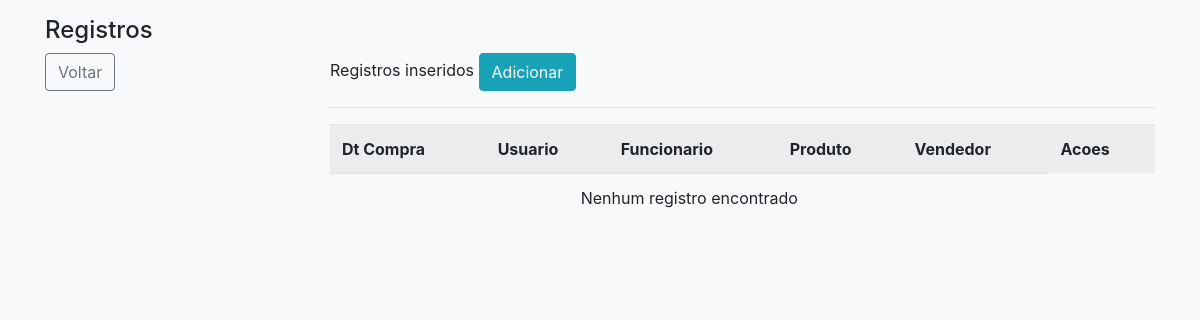
/registros/venda/ (signed in), run on an earlier commit of the app's database.
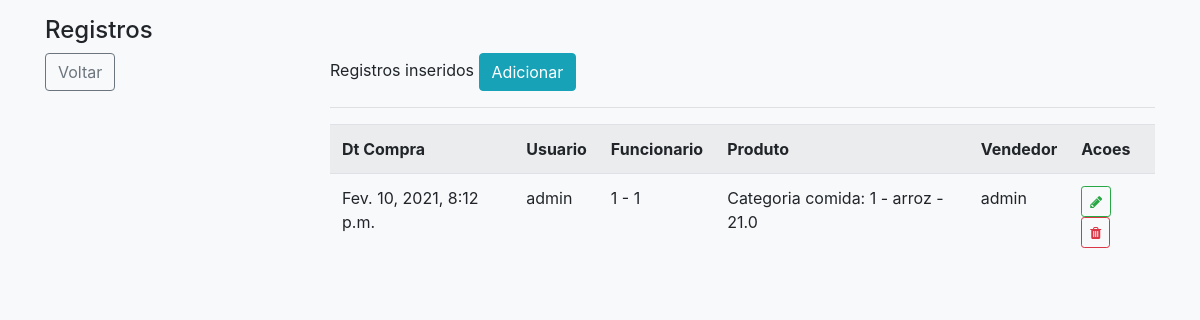
And on a later commit of the database.
### cadastros/models.py (models this page shows, shortened)
class Venda(models.Model):
    cod_venda = models.AutoField(primary_key=True)
    dt_hr_compra = models.DateTimeField()
    usuario = models.ForeignKey(Usuario, on_delete=models.PROTECT)
    funcionario = models.ForeignKey(Funcionario, on_delete=models.PROTECT)
    produto = models.ForeignKey(Produto, on_delete=models.PROTECT)
    usuario = models.ForeignKey(User, on_delete=models.PROTECT)

class Funcionario(models.Model):
    cod_funcionario = models.AutoField(primary_key=True)
    nome = models.CharField(max_length=50, verbose_name='Nome do Usuario')
    cpf = models.CharField(max_length=11, verbose_name='CPF do Usuario')
    dt_nascimento = models.CharField(max_length=11, verbose_name='Data de nascimento')
    email = models.CharField(max_length=50, verbose_name='Email do Usuario')
    senha = models.CharField(max_length=150, verbose_name='Senha')
    salario = models.FloatField(max_length=1000, verbose_name='Salario')
    dt_hr_admicao = models.DateTimeField()
    dt_hr_demicao = models.DateTimeField()
    tipo = models.ForeignKey(Tipo, on_delete=models.PROTECT)
    def __str__(self):
        return str(self.cod_funcionario) + " - " + self.nome

class Produto(models.Model):
    cod_produto = models.AutoField(primary_key=True)
    nome = models.CharField(max_length=50, verbose_name='Nome do Produto')
    valor = models.FloatField(max_length=1000, verbose_name='Valor do Produto')
    categoria = models.ForeignKey(Categoria, on_delete=models.PROTECT)
    def __str__(self):
        return "Categoria " + self.categoria.nome + ": " + str(self.cod_produto) + " - " + self.nome + " - " + str(self.valor)

class Categoria(models.Model):
    cod_categoria = models.AutoField(primary_key=True)
    nome = models.CharField(max_length=50, verbose_name='Nome da categoria')

### cadastros/views.py (the view)
# urls.py: path('registros/venda/', VendaList.as_view(), name='registros-venda'),
class VendaList(ListView):
	model = Venda
	template_name = 'cadastros/registros/venda.html'
	def get_queryset(self):
		self.object_list = Venda.objects.filter(usuario=self.request.user)
		return self.object_list

### cadastros/templates/cadastros/registros/venda.html (shortened to what this page needs)
{% extends 'paginas/padrao.html' %}
{% load static %}
    {% block menu %}
    <h4 class="white">Registros</h4>
    {% endblock %}
        {% block lateral %}
        <a href="/"><button type="button" class="btn btn-outline-secondary">Voltar</button></a>
        {% endblock %}
        {% block conteudo%}
        <p>Registros inseridos <a href="{% url 'cadastrar-venda' %}"><button type="button" class="btn btn-info">Adicionar</button></a><p></p></p>
        <hr>
        <div class="table-responsive">
            <table class="table table-striped">
                <tr>
                    <th>Dt Compra</th>
                    <th>Usuario</th>
                    <th>Funcionario</th>
                    <th>Produto</th>
                    <th>Vendedor</th>
                    <th>Acoes</th>
                </tr>
                {% for venda in object_list %}
                <tr>
                    <td>{{ venda.dt_hr_compra }}</td>
                    <td>{{ venda.usuario }}</td>
                    <td>{{ venda.funcionario }}</td>
                    <td>{{ venda.produto }}</td>
                    <td>{{ venda.usuario }}</td>
                    <td>
                        <a href="{% url 'editar-venda' venda.pk %}" class="btn btn-outline-success btn-sm" title="Editar"><i class="fa fa-pencil " aria-hidden="true"></i></a>
                        <a href="{% url 'excluir-venda' venda.pk %}" class="btn btn-outline-danger btn-sm" title="Excluir"><i class="fa fa-trash" aria-hidden="true"></i></a>
                    </td>
                </tr>
                {% empty %}
                <tr>
                    <td colspan="5" align="center">Nenhum registro encontrado</td>
                </tr>
                {% endfor %}
            </table>
        </div>
       {% endblock%}

What changed in the data, as far as the page shows it:
added Venda: dt_hr_compra "Fev. 10, 2021, 8:12 p.m.", usuario "admin", funcionario "1 - 1", produto "Categoria comida: 1 - arroz - 21.0"
Also different on the page:
text no longer shown: "Nenhum registro encontrado"
